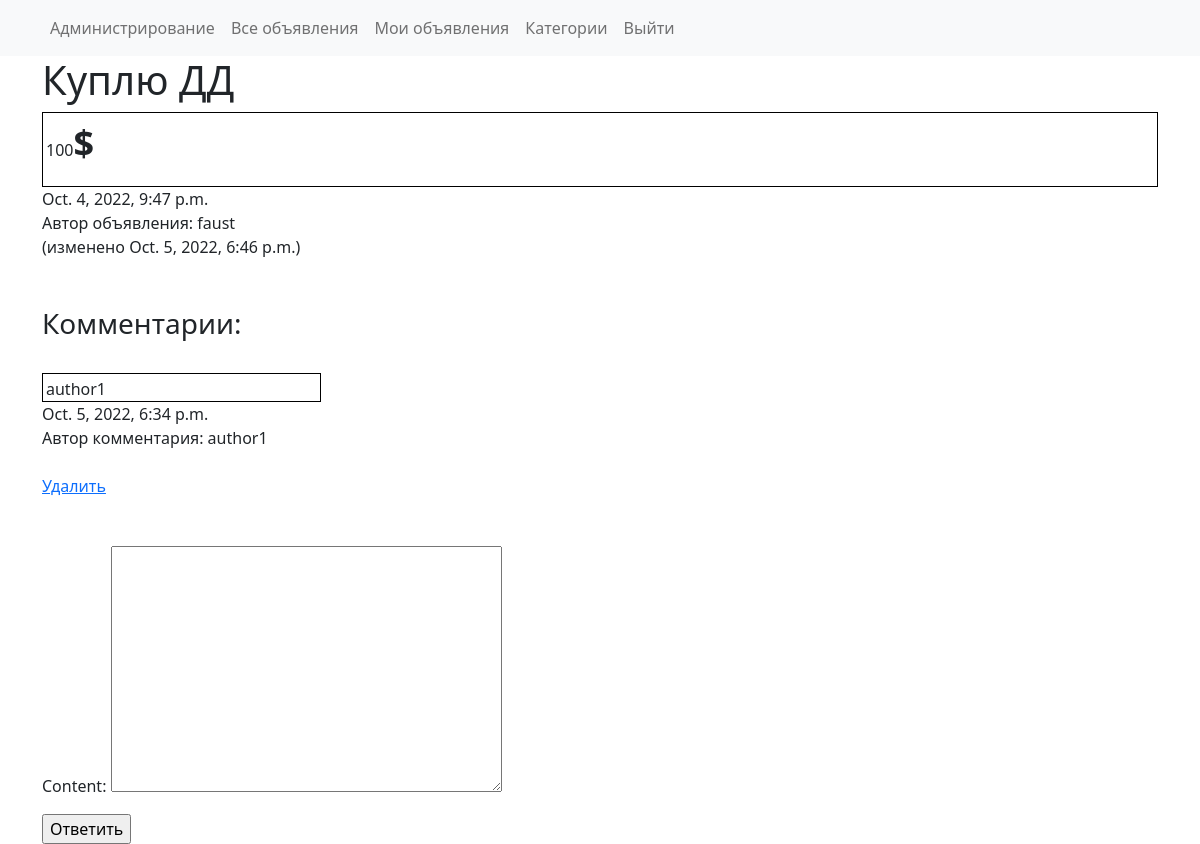
The page /posts/17 (signed in) on the database its author committed.
### app/models.py (models this page shows, shortened)
class Post(models.Model):
    title = models.CharField(max_length=200)
    author = models.ForeignKey(User, on_delete=models.CASCADE)
    content = models.TextField()
    category = models.ForeignKey(Category, on_delete=models.CASCADE)
    created_on = models.DateTimeField(auto_now_add=True)
    updated_on = models.DateTimeField(auto_now=True)
    class Meta:
        ordering = ['-created_on']

class Comment(models.Model):
    author = models.ForeignKey(User, on_delete=models.CASCADE)
    post = models.ForeignKey(Post, on_delete=models.CASCADE)
    content = models.TextField()
    created_on = models.DateTimeField(auto_now_add=True)
    updated_on = models.DateTimeField(auto_now=True)
    accepted = models.BooleanField(default=False)
    class Meta:
        ordering = ['-created_on']

### app/views.py (the view, shortened to what this page needs)
# urls.py: path('posts/<int:pk>', PostView.as_view(), name='post_detail'),
class PostView(DetailView):
    model = Post
    template_name = 'app/post_detail.html'
    def get_context_data(self, **kwargs):
        context = super().get_context_data(**kwargs)
        context['form'] = NewCommentForm()
        context['comments'] = Comment.objects.select_related('post').filter(post=context['object'])
        return context

### app/forms.py
class NewCommentForm(forms.ModelForm):
    class Meta:
        model = Comment
        fields = ['content']

### templates/app/post_detail.html (shortened to what this page needs)
{% extends "default.html" %}
{% block content %}
<h1>{{ object.title }}</h1>
<div style="border: 1px solid #000; padding: 3px 3px 0 3px;">
    {% autoescape off %}
    {{ object.content | safe }}
    {% endautoescape %}
</div>
{{ object.created_on }} <br>
Автор объявления: {{ object.author }} <br>
{% if object.created_on != object.updated_on %}
    (изменено {{ object.updated_on }})
{% endif %}
<br>
<br>
<br>
<h3>Комментарии:</h3>
<br>
{% for comment in comments %}
    {% if user == object.author or user == comment.author %}
        <div style="border: 1px solid #000; width: 25%; padding: 3px 3px 0 3px;">
            {{ comment.content }}</div>
        {{ comment.created_on }} <br>
        Автор комментария: {{ comment.author }} <br>
        <br>
        <a href="{% url 'delete_comment' comment.pk %}">Удалить</a>
        <br>
        <br>
    {% endif %}
{% endfor %}
<br>
<form action="" method="post">
    {{ form.as_p }}
    <input type="submit" value="Ответить">
</form>
{% endblock content %}

### rows shown on the page
Post: title "Куплю ДД", content "100 $", created_on "Oct. 4, 2022, 9:47 p.m.", author "faust", updated_on "Oct. 5, 2022, 6:46 p.m."
Comment: content "author1", created_on "Oct. 5, 2022, 6:34 p.m.", author "author1"
